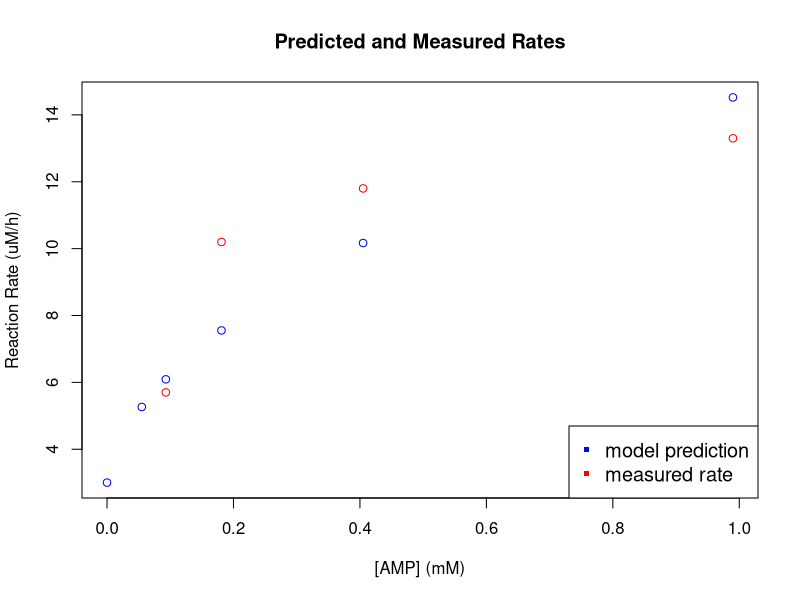

This chart was generated by the following R code:
## ---- chunk 1
knitr::opts_chunk$set(echo = TRUE)
## ---- chunk 2
data = read.table("Data-3-5-AMP.txt")
AMP_concs = data[,1]   #AMP conc. in mM
r_hats = data[,2]   #uM/hr
measured_rates = data[,3]   #uM/hr
## ---- chunk 3
F6P_conc = 0.1   #mM
ATP_conc = 2.3  #mM
E1 = 0.12   #uM
K_F6P = 0.11  #mM
K_ATP = 0.42  #mM
kcat = 0.4*3600  #1/h

kinetic_limit = kcat*E1*(F6P_conc/(K_F6P+F6P_conc))*(ATP_conc/(K_ATP+ATP_conc))
## ---- chunk 4
r_hat_0 = r_hats[1]
W1 = r_hat_0/(kinetic_limit - r_hat_0)
W1
## ---- chunk 5
ratio = r_hats[6]/kinetic_limit
W2 = (ratio + W1*(ratio-1))/(1-ratio)
W2
## ---- chunk 6
Ki = 12239.01119  #mM, determined from non-linear least-squares regression
ni = 0.617855636  #dimensionless, determined from non-linear least-squares regression
x = AMP_concs
fi = ((x/Ki)^ni)/(1+((x/Ki)^ni))
numerator = W1 + W2*fi
denominator = 1 + W1 + W2*fi
control = numerator/denominator
model_y = kinetic_limit*control
model_y
measured_rates

plot(AMP_concs, model_y, main = "Predicted and Measured Rates", ylab="Reaction Rate (uM/h)", xlab="[AMP] (mM)", col="blue")
points(AMP_concs, measured_rates, col="red")
legend("bottomright", legend=c("model prediction", "measured rate"), col=c("blue","red"), pch = ".", 
  pt.cex = 5, 
  cex = 1.2, 
  text.col = "black", 
  horiz = F )
